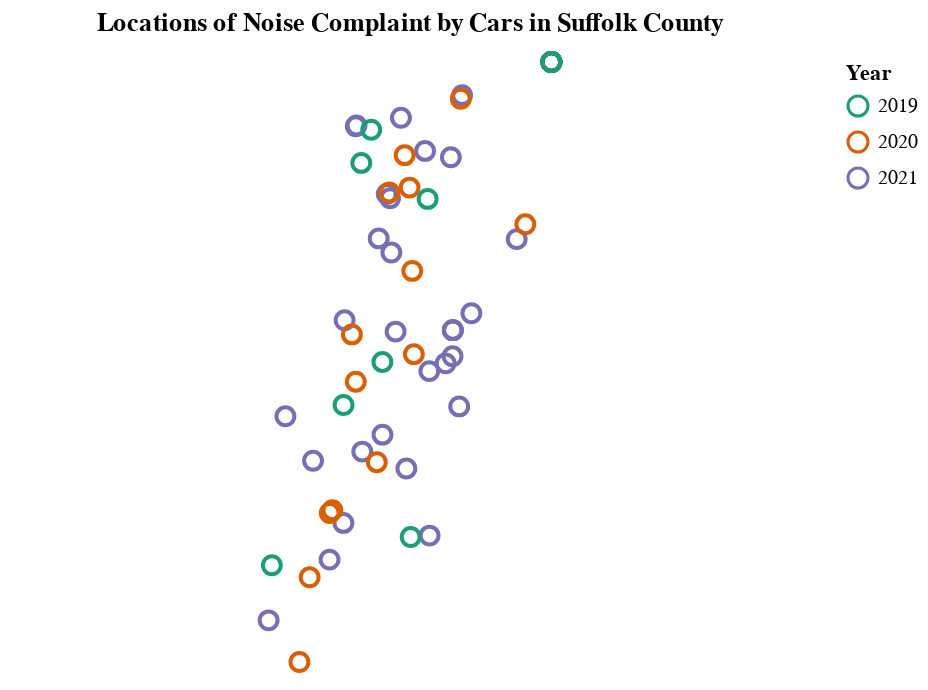

Write notebook code for a chart like this one.
### Code cell
# Create Interactive Legend by Selection Feature 

selection = alt.selection_multi(fields=['Year'], bind='legend') 

# Plot the Noise Complaint Points According to Latitude and Longitude
points = alt.Chart(df, title = "Locations of Noise Complaint by Cars in Suffolk County").mark_point(fill='dark2').encode(
    latitude="latitude:Q",
    longitude="longitude:Q",
    size=alt.value(80),
    color = alt.Color('Year:O', scale=alt.Scale(scheme='dark2')),
    tooltip="location_street_name", 
    opacity = alt.condition(selection, alt.value(1), alt.value(0))
).add_selection(
    selection
)
points
